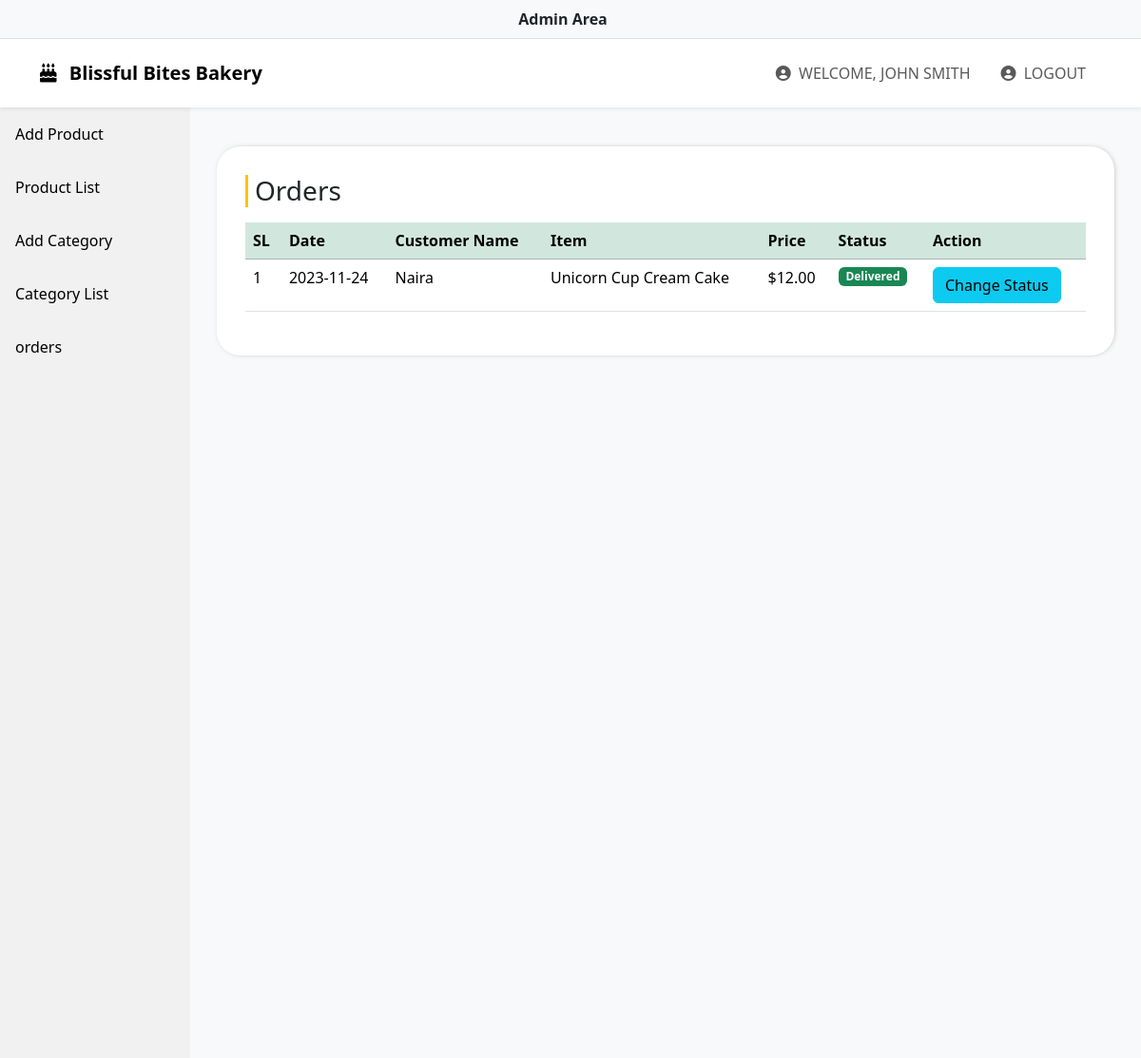
The app's page /admin/orders.php (signed in) with its own data.
### tables this page shows
CREATE TABLE `invoices` (
  `inv_id` int(11) DEFAULT NULL,
  `inv_date` date DEFAULT NULL,
  `customer_id` int(11) DEFAULT NULL,
  `prod_id` int(11) DEFAULT NULL,
  `amount` decimal(10,2) DEFAULT NULL,
  `status` int(11) NOT NULL DEFAULT 0
);

CREATE TABLE `products` (
  `prod_id` int(11) NOT NULL,
  `prod_name` varchar(100) DEFAULT NULL,
  `price` decimal(10,2) DEFAULT NULL,
  `prod_image` varchar(100) DEFAULT NULL,
  `prod_cat_id` int(11) DEFAULT NULL
);

### admin/orders.php (the view, shortened to what this page needs)
<?php
include '../includes/dbconnect.php';
?>
<!DOCTYPE html>
<html lang="en">
<?php include '../includes/header.php';?>
<link rel="stylesheet" type="text/css" href="assets/css/style.css">
<body>
<main>
<?php include 'includes/navbar.php'; ?>
<?php include 'includes/sidebar.php'; ?>
<div class="content bg-light">
 <section>
 <div class="container">
 <div class="row">
<div class="col-md-12 mb-5">
				<div class="formdiv">
				<h3 class="title border-left mb-3">Orders</h3>
				   <table class="table">
					<thead class="table-success">
					  <tr>
						<th>SL</th>
						<th>Date</th>
						<th>Customer Name</th>
						<th>Item</th>
						<th>Price</th>
						<th>Status</th>
						<th>Action</th>
					  </tr>
					</thead>
					<tbody>
					<?php
					$sl = 0;
					$status = "";
					$invoices = mysqli_query($con,"SELECT * FROM invoices INNER JOIN products ON invoices.prod_id = products.prod_id INNER JOIN logins ON invoices.customer_id = logins.id");
					while($invrec = mysqli_fetch_array($invoices))
					{
					$sl++;
					if($invrec['status'] == '0')
					{
					$status = '<div class="badge bg-danger">Pending</div>';
					}
					else
					{
						$status = '<div class="badge bg-success">Delivered</div>';
					}
					?>
					  <tr>
						<td><?php echo $sl; ?></td>
						<td><?php echo $invrec['inv_date']; ?></td>
						<td><?php echo $invrec['fullname']; ?></td>
						<td><?php echo $invrec['prod_name']; ?></td>
						<td>$<?php echo $invrec['price']; ?></td>
						<td><?php echo $status; ?></td>
						<td>
						<a href="orders-edit.php?cid=<?php echo $invrec['customer_id']; ?>&pid=<?php echo $invrec['prod_id']; ?>" class="btn btn-info">Change Status</a>
						</td>
					  </tr>
					  <?php
					}
					?>
					</tbody>
				</table>
				</div>
				</div>
 </div>
 </div>
 </section>
</div>
</main>
</body>
</html>

### admin/assets/css/style.css (style rules this page uses)
section { padding: 40px 0px; }
div.content { margin-left: 200px; padding: 1px 16px; height: 1000px; }
.formdiv { background-color: #ffffff; padding: 30px; border-radius: 25px; box-shadow: 1px 0px 7px -4px #555; }
.border-left { border-left: 3px solid #ffc107; padding-left: 7px; }

### records on screen
invoices: inv_date "2023-11-24", logins.fullname "Naira", prod.prod_name "Unicorn Cup Cream Cake", prod.price "12.00", status "Delivered"

### other values on screen
$_SESSION['username'] "JOHN SMITH"
